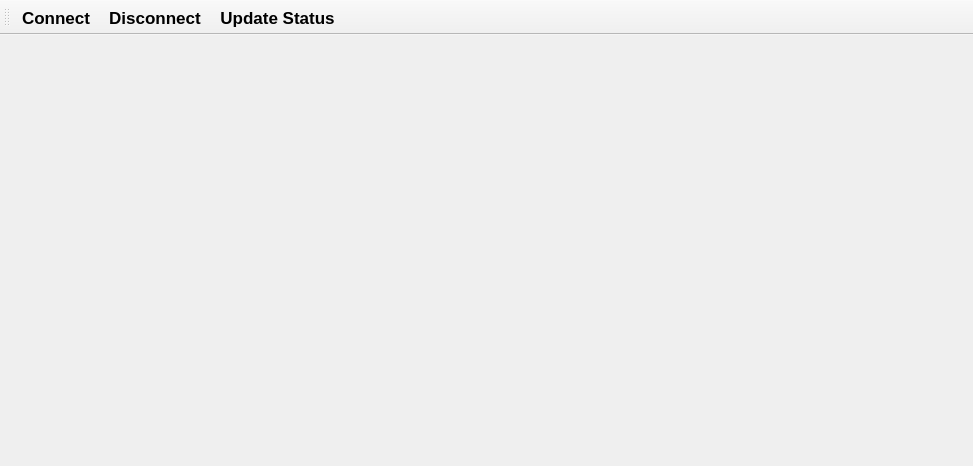
<?xml version="1.0" encoding="UTF-8"?>
<ui version="4.0">
 <class>MainWindow</class>
 <widget class="QMainWindow" name="MainWindow">
  <property name="enabled">
   <bool>true</bool>
  </property>
  <property name="geometry">
   <rect>
    <x>0</x>
    <y>0</y>
    <width>973</width>
    <height>466</height>
   </rect>
  </property>
  <property name="sizePolicy">
   <sizepolicy hsizetype="Preferred" vsizetype="Preferred">
    <horstretch>0</horstretch>
    <verstretch>0</verstretch>
   </sizepolicy>
  </property>
  <property name="windowTitle">
   <string>MainWindow</string>
  </property>
  <property name="layoutDirection">
   <enum>Qt::LeftToRight</enum>
  </property>
  <property name="styleSheet">
   <string notr="true"/>
  </property>
  <widget class="QWidget" name="centralWidget">
   <widget class="QWidget" name="projectorWidget" native="true">
    <property name="geometry">
     <rect>
      <x>0</x>
      <y>0</y>
      <width>763</width>
      <height>86</height>
     </rect>
    </property>
   </widget>
   <widget class="QWidget" name="pulseWidget" native="true">
    <property name="enabled">
     <bool>true</bool>
    </property>
    <property name="geometry">
     <rect>
      <x>1</x>
      <y>86</y>
      <width>489</width>
      <height>352</height>
     </rect>
    </property>
   </widget>
   <widget class="QWidget" name="matrixWidget" native="true">
    <property name="geometry">
     <rect>
      <x>489</x>
      <y>86</y>
      <width>274</width>
      <height>352</height>
     </rect>
    </property>
   </widget>
   <widget class="QWidget" name="kvpWidget" native="true">
    <property name="geometry">
     <rect>
      <x>763</x>
      <y>0</y>
      <width>210</width>
      <height>438</height>
     </rect>
    </property>
   </widget>
  </widget>
  <widget class="QToolBar" name="toolBar">
   <property name="windowTitle">
    <string>toolBar</string>
   </property>
   <attribute name="toolBarArea">
    <enum>TopToolBarArea</enum>
   </attribute>
   <attribute name="toolBarBreak">
    <bool>false</bool>
   </attribute>
   <addaction name="actionConnect"/>
   <addaction name="actionDisconnect"/>
   <addaction name="actionUpdate"/>
  </widget>
  <action name="actionConnect">
   <property name="text">
    <string>Connect</string>
   </property>
   <property name="font">
    <font>
     <pointsize>13</pointsize>
     <weight>75</weight>
     <bold>true</bold>
    </font>
   </property>
  </action>
  <action name="actionDisconnect">
   <property name="text">
    <string>Disconnect</string>
   </property>
   <property name="font">
    <font>
     <pointsize>13</pointsize>
     <weight>75</weight>
     <bold>true</bold>
    </font>
   </property>
  </action>
  <action name="actionUpdate">
   <property name="enabled">
    <bool>true</bool>
   </property>
   <property name="text">
    <string>Update Status</string>
   </property>
   <property name="font">
    <font>
     <pointsize>13</pointsize>
     <weight>75</weight>
     <bold>true</bold>
    </font>
   </property>
  </action>
 </widget>
 <layoutdefault spacing="6" margin="11"/>
 <resources/>
 <connections/>
</ui>
